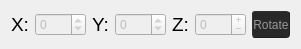
   <widget class="QWidget" name="layoutWidget">
    <property name="geometry">
     <rect>
      <x>10</x>
      <y>37</y>
      <width>301</width>
      <height>29</height>
     </rect>
    </property>
    <layout class="QGridLayout" name="gridLayout" columnstretch="1,2,1,2,1,2,4">
     <item row="0" column="0">
      <widget class="QLabel" name="label_3">
       <property name="enabled">
        <bool>true</bool>
       </property>
       <property name="font">
        <font>
         <pointsize>14</pointsize>
        </font>
       </property>
       <property name="text">
        <string>X:</string>
       </property>
      </widget>
     </item>
     <item row="0" column="3">
      <widget class="QSpinBox" name="y_axis">
       <property name="enabled">
        <bool>false</bool>
       </property>
       <property name="buttonSymbols">
        <enum>QAbstractSpinBox::UpDownArrows</enum>
       </property>
       <property name="minimum">
        <number>-360</number>
       </property>
       <property name="maximum">
        <number>360</number>
       </property>
      </widget>
     </item>
     <item row="0" column="2">
      <widget class="QLabel" name="label_4">
       <property name="font">
        <font>
         <pointsize>14</pointsize>
        </font>
       </property>
       <property name="text">
        <string>Y:</string>
       </property>
      </widget>
     </item>
     <item row="0" column="1">
      <widget class="QSpinBox" name="x_axis">
       <property name="enabled">
        <bool>false</bool>
       </property>
       <property name="minimum">
        <number>-360</number>
       </property>
       <property name="maximum">
        <number>360</number>
       </property>
      </widget>
     </item>
     <item row="0" column="6">
      <widget class="QPushButton" name="rotate_button">
       <property name="enabled">
        <bool>false</bool>
       </property>
       <property name="styleSheet">
        <string notr="true">QPushButton{
	background-color: rgb(34,34,34);
	border-radius:3px;
	border-top:1px solid rgb(100,100,100);
	border-left:1px solid rgb(100,100,100);
	border-bottom:1px solid rgb(15,15,15);
	border-right:1px solid rgb(15,15,15);
	width:35px;
	height:25px;
}

QPushButton:pressed{
	border-bottom:1px solid rgb(100,100,100);
	border-right:1px solid rgb(100,100,100);
	border-top:1px solid rgb(15,15,15);
	border-left:1px solid rgb(15,15,15);
}

QPushButton:disabled{
	border-radius:3px;
	background-color: rgb(40,40,40);
	border-top:1px solid rgb(50,50,50);
	border-left:1px solid rgb(50,50,50);
	border-bottom:1px solid rgb(30,30,30);
	border-right:1px solid rgb(30,30,30);
	color:rgb(150,150,150);
}</string>
       </property>
       <property name="text">
        <string>Rotate</string>
       </property>
      </widget>
     </item>
     <item row="0" column="4">
      <widget class="QLabel" name="label_5">
       <property name="font">
        <font>
         <pointsize>14</pointsize>
        </font>
       </property>
       <property name="text">
        <string>Z:</string>
       </property>
      </widget>
     </item>
     <item row="0" column="5">
      <widget class="QSpinBox" name="z_axis">
       <property name="enabled">
        <bool>false</bool>
       </property>
       <property name="cursor">
        <cursorShape>ArrowCursor</cursorShape>
       </property>
       <property name="autoFillBackground">
        <bool>false</bool>
       </property>
       <property name="styleSheet">
        <string notr="true"/>
       </property>
       <property name="buttonSymbols">
        <enum>QAbstractSpinBox::PlusMinus</enum>
       </property>
       <property name="minimum">
        <number>-360</number>
       </property>
       <property name="maximum">
        <number>360</number>
       </property>
      </widget>
     </item>
    </layout>
    <zorder>rotate_button</zorder>
    <zorder>x_axis</zorder>
    <zorder>label_3</zorder>
    <zorder>label_4</zorder>
    <zorder>y_axis</zorder>
    <zorder>label_5</zorder>
    <zorder>z_axis</zorder>
   </widget>
